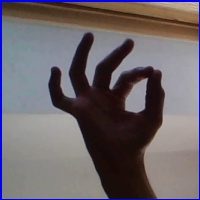
#> input picture input/original_kaggle_data/asl_alphabet_test/F_test.jpg, 200 x 200 px, given in place of A_test.jpg, which was not available
$ python Kmeans.py
#> lines starting #> are read from the running program, lines starting #| are printed output that depends on the picture; pictures that were not available may be replaced by others from this repository, and a replacement may not be noted
# This Python 3 environment comes with many helpful analytics libraries installed
# It is defined by the kaggle/python docker image: https://github.com/kaggle/docker-python
# For example, here's several helpful packages to load in

import numpy as np # linear algebra
import pandas as pd # data processing, CSV file I/O (e.g. pd.read_csv)

# Input data files are available in the "../input/" directory.
# For example, running this (by clicking run or pressing Shift+Enter) will list all files under the input directory

import os
for dirname, _, filenames in os.walk('/kaggle/input'):
    for filename in filenames:
        print(os.path.join(dirname, filename))

# Any results you write to the current directory are saved as output.

from IPython.display import Image
import matplotlib.pyplot as plt
from mpl_toolkits.mplot3d import Axes3D
from sklearn.cluster import KMeans
import cv2


filepath ="../ASL Alphabet/asl_alphabet_test/asl_alphabet_test/A_test.jpg"
Image(filepath)

img = cv2.imread(filepath)
#> img is the input picture: shape (200, 200, 3); mean B, G, R 106, 100.8, 108.5
img = cv2.cvtColor(img, cv2.COLOR_BGR2RGB)
r, g, b = cv2.split(img)
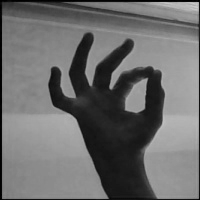
#> r: shape (200, 200); min 0, max 206, mean 108.5
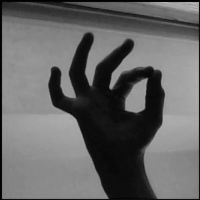
#> g: shape (200, 200); min 0, max 188, mean 100.8
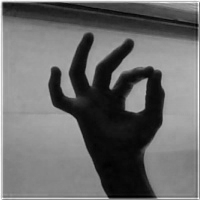
#> b: shape (200, 200); min 0, max 255, mean 106
r = r.flatten()
g = g.flatten()
b = b.flatten()

#> (the run stopped early here; a loop or call above may not have finished)
